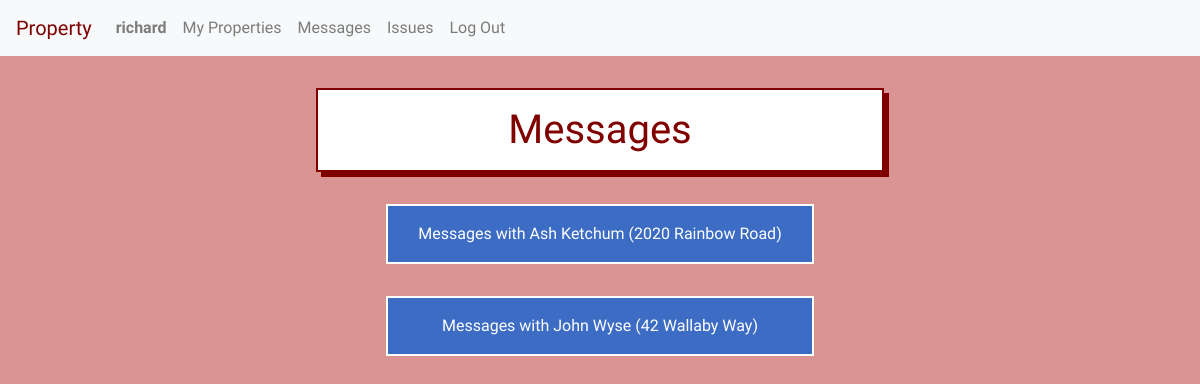
The app's page /messages (signed in), older data.
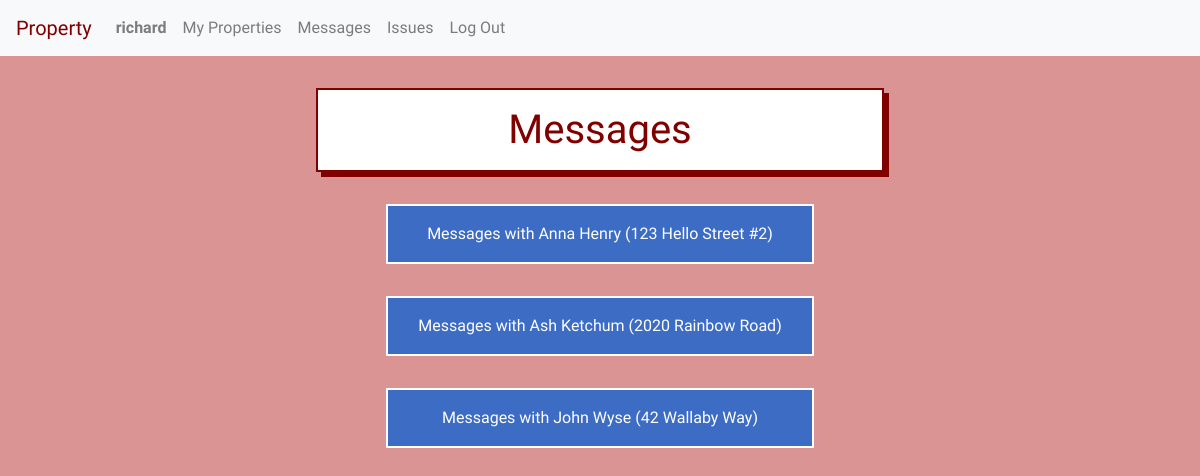
The same page, newer data.
### property/models.py (models this page shows, shortened)
class Unit(models.Model):
    manager = models.ForeignKey(User, on_delete=models.CASCADE, related_name="managers")
    tenant = models.ForeignKey(User, on_delete=models.CASCADE, related_name="tenants", blank=True, null=True)
    address = models.CharField(max_length=200)
    image = models.URLField(blank=True, default='', max_length=1000)
    def __str__(self):
        return f"{self.address}"

class User(AbstractUser):
    tenant = models.BooleanField(default=True)
    manager = models.BooleanField(default=False)

### property/views.py (the view)
# urls.py: path("messages", views.messages, name="messages"),
@login_required
def messages(request):
    if request.method == "GET":
        if request.user.tenant == True:
            try:
                unit_count = Unit.objects.filter(tenant=request.user).count()
            except ObjectDoesNotExist:
                unit_count = 0
            print(unit_count)
            if unit_count != 1:
                return render(request, 'property/messages.html')
            else:
                unit = Unit.objects.get(tenant=request.user)
                return HttpResponseRedirect(reverse("unit_messages", kwargs={'unit_id': unit.id}))
        else:
            try:
                units = Unit.objects.filter(manager=request.user).exclude(tenant=None).order_by('-tenant')
            except ObjectDoesNotExist:
                units = None
            return render(request, 'property/messages.html', {
                "units": units
            })
    else:
        return render(request, 'property/error.html')

### property/templates/property/messages.html
{% extends "property/layout.html" %}
{% block body %}
<h1>Messages</h1>
{% if user.tenant %}
    <br><br>
    You must claim an address and property manager before you can send or recieve messages.
{% else %}
    {% if units %}
        <div class="list-container">
            {% for unit in units %}
            <a href="{% url 'unit_messages' unit.id %}">
                <div class="listed-item-link">
                    Messages with {{unit.tenant.first_name}} {{unit.tenant.last_name}} ({{unit}})
                </div>
            </a>
            {% endfor %}
        </div>
    {% else %}
        <br><br>
        You must add a property with a tenant before you can see send or see messages.
    {% endif %}
{% endif %}
{% endblock %}

Row changes from the older to the newer data that the page shows:
now on this page (row edited): Unit: tenant.first_name "Anna", tenant.last_name "Henry", address "123 Hello Street #2"
